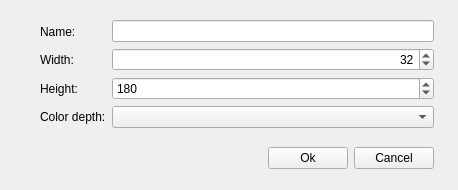
<?xml version="1.0" encoding="UTF-8"?>
<ui version="4.0">
 <class>Form</class>
 <widget class="QWidget" name="Form">
  <property name="geometry">
   <rect>
    <x>0</x>
    <y>0</y>
    <width>458</width>
    <height>190</height>
   </rect>
  </property>
  <property name="windowTitle">
   <string>사용자입력폼</string>
  </property>
  <widget class="QWidget" name="">
   <property name="geometry">
    <rect>
     <x>40</x>
     <y>20</y>
     <width>394</width>
     <height>149</height>
    </rect>
   </property>
   <layout class="QGridLayout" name="gridLayout_2">
    <item row="0" column="0">
     <layout class="QFormLayout" name="formLayout">
      <item row="0" column="0">
       <layout class="QVBoxLayout" name="verticalLayout">
        <item>
         <widget class="QLabel" name="lbl_name">
          <property name="text">
           <string>Name:</string>
          </property>
         </widget>
        </item>
        <item>
         <widget class="QLabel" name="lbl_width">
          <property name="text">
           <string>Width:</string>
          </property>
         </widget>
        </item>
        <item>
         <widget class="QLabel" name="lbl_height">
          <property name="text">
           <string>Height:</string>
          </property>
         </widget>
        </item>
        <item>
         <widget class="QLabel" name="lbl_color">
          <property name="text">
           <string>Color depth:</string>
          </property>
         </widget>
        </item>
       </layout>
      </item>
      <item row="0" column="1">
       <layout class="QVBoxLayout" name="verticalLayout_2">
        <item>
         <widget class="QLineEdit" name="le_name"/>
        </item>
        <item>
         <widget class="QSpinBox" name="spin_width">
          <property name="alignment">
           <set>Qt::AlignRight|Qt::AlignTrailing|Qt::AlignVCenter</set>
          </property>
          <property name="value">
           <number>32</number>
          </property>
          <property name="displayIntegerBase">
           <number>10</number>
          </property>
         </widget>
        </item>
        <item>
         <widget class="QSpinBox" name="spin_height">
          <property name="maximum">
           <number>200</number>
          </property>
          <property name="value">
           <number>180</number>
          </property>
         </widget>
        </item>
        <item>
         <widget class="QComboBox" name="cmb_color"/>
        </item>
       </layout>
      </item>
     </layout>
    </item>
    <item row="1" column="0">
     <layout class="QGridLayout" name="gridLayout">
      <item row="0" column="0">
       <spacer name="horizontalSpacer">
        <property name="orientation">
         <enum>Qt::Horizontal</enum>
        </property>
        <property name="sizeHint" stdset="0">
         <size>
          <width>218</width>
          <height>18</height>
         </size>
        </property>
       </spacer>
      </item>
      <item row="0" column="1">
       <widget class="QPushButton" name="btn_ok">
        <property name="text">
         <string>Ok</string>
        </property>
       </widget>
      </item>
      <item row="0" column="2">
       <widget class="QPushButton" name="btn_cancel">
        <property name="text">
         <string>Cancel</string>
        </property>
       </widget>
      </item>
     </layout>
    </item>
   </layout>
  </widget>
 </widget>
 <resources/>
 <connections>
  <connection>
   <sender>le_name</sender>
   <signal>returnPressed()</signal>
   <receiver>btn_ok</receiver>
   <slot>click()</slot>
   <hints>
    <hint type="sourcelabel">
     <x>262</x>
     <y>35</y>
    </hint>
    <hint type="destinationlabel">
     <x>306</x>
     <y>158</y>
    </hint>
   </hints>
  </connection>
 </connections>
</ui>
